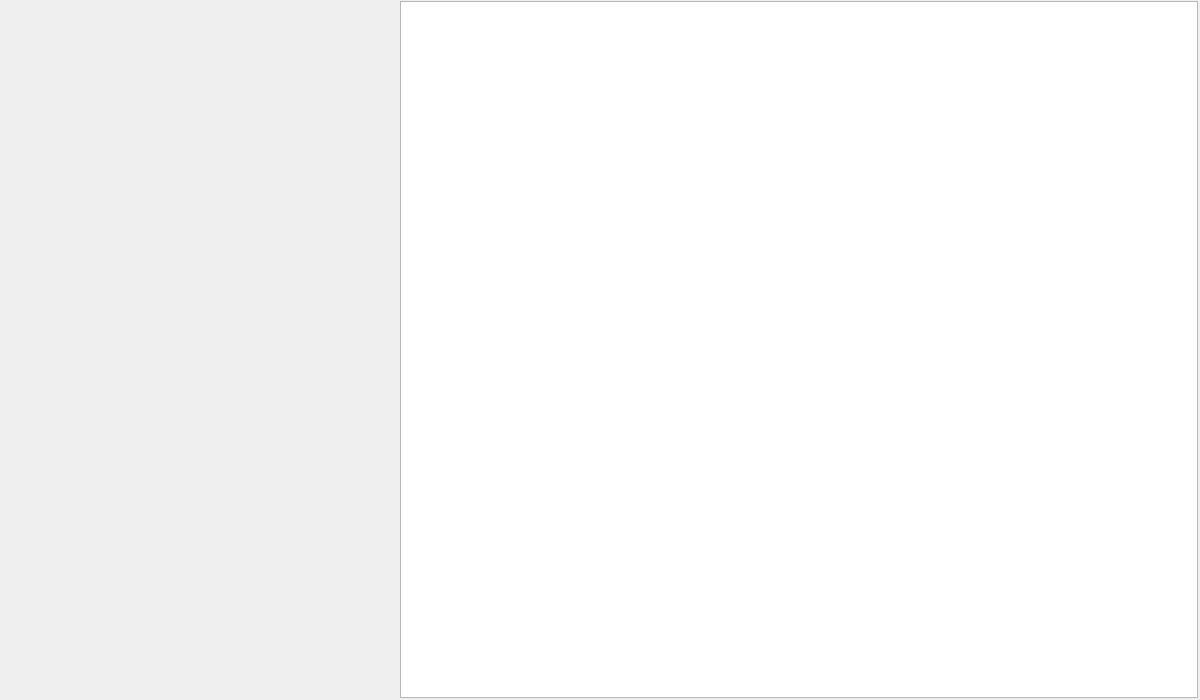
<?xml version="1.0" encoding="UTF-8"?>
<ui version="4.0">
 <class>MainWindow</class>
 <widget class="QMainWindow" name="MainWindow">
  <property name="geometry">
   <rect>
    <x>0</x>
    <y>0</y>
    <width>1200</width>
    <height>700</height>
   </rect>
  </property>
  <property name="windowTitle">
   <string>MainWindow</string>
  </property>
  <widget class="QWidget" name="centralwidget">
   <widget class="QWidget" name="horizontalLayoutWidget">
    <property name="geometry">
     <rect>
      <x>-1</x>
      <y>-1</y>
      <width>1201</width>
      <height>701</height>
     </rect>
    </property>
    <layout class="QHBoxLayout" name="horizontalLayout" stretch="2,4">
     <property name="leftMargin">
      <number>2</number>
     </property>
     <property name="topMargin">
      <number>2</number>
     </property>
     <property name="rightMargin">
      <number>2</number>
     </property>
     <property name="bottomMargin">
      <number>2</number>
     </property>
     <item>
      <layout class="QVBoxLayout" name="verticalLayout"/>
     </item>
     <item>
      <widget class="QGraphicsView" name="graphicsView"/>
     </item>
    </layout>
   </widget>
  </widget>
 </widget>
 <resources/>
 <connections/>
</ui>
